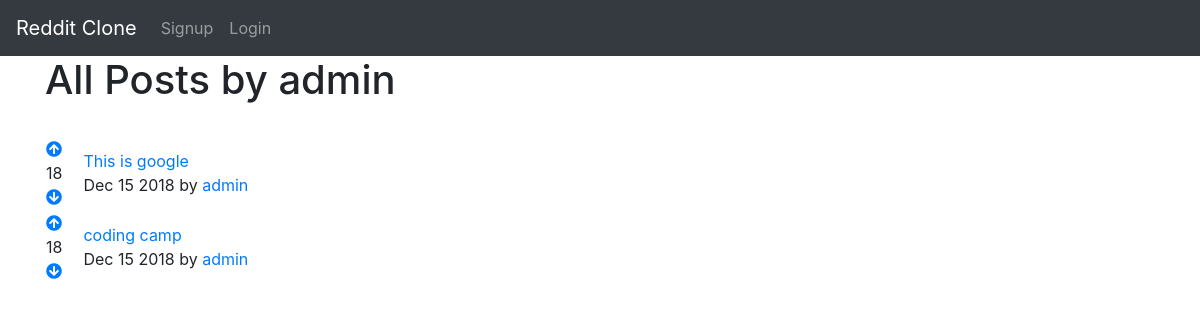
The page /posts/user/1 on the database as committed earlier.
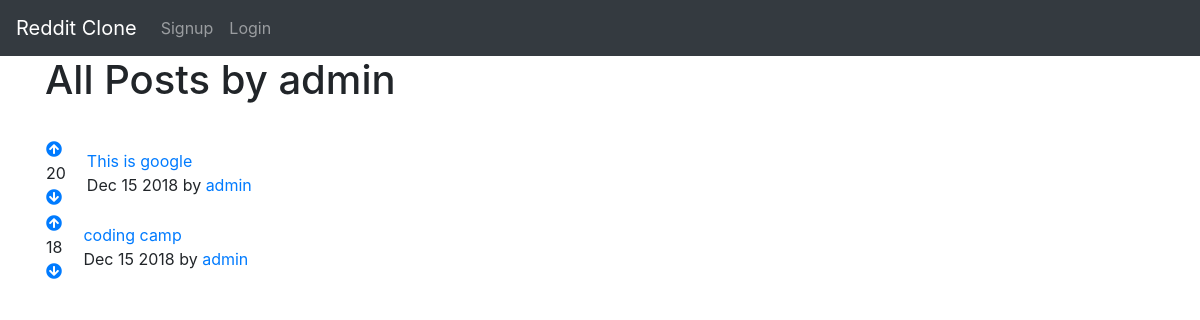
The same page on the database as committed later.
### posts/models.py (models this page shows)
class Post(models.Model):
    title = models.CharField(max_length=200)
    url = models.TextField()
    pub_date = models.DateTimeField()
    author = models.ForeignKey(User, on_delete=models.CASCADE)   # whomever creates the post has to be logged in
    votes_total = models.IntegerField(default=1) # specify default value
    def pub_date_pretty(self):
        return self.pub_date.strftime('%b %e %Y')

### posts/views.py (the view)
# urls.py: url(r'^user/(?P<fk>[0-9]+)', views.userdetails, name='userdetails'),
def userdetails(request, fk):
    posts = models.Post.objects.filter(author__id=fk).order_by('-votes_total')
    author = models.User.objects.get(pk=fk)
    return render(request, 'posts/userdetails.html', {'posts':posts, 'author':author})

### posts/templates/posts/userdetails.html (shortened to what this page needs)
{% extends 'base.html' %}
{% block content %}
<h1>All Posts by {{ author.username }}</h1>
<br />
{% for post in posts.all %}
<table>
  <tr>
    <td style="padding-right: 20px;"><a href="#" onclick="document.getElementById('upvote{{ post.id }}').submit()"><i class="fas fa-arrow-circle-up"></i></a><br /> {{ post.votes_total }}<br /> <a href="#" onclick="document.getElementById('downvote{{ post.id }}').submit()"><i class="fas fa-arrow-circle-down"></i></a></td>
    <td><a href="{{ post.url }}">{{ post.title }}</a><br />{{ post.pub_date_pretty }} by <a href="{% url 'posts:userdetails' post.author.id %}">{{ post.author.username }}</a></td>
  </tr>
</table>
{% endfor %}
{% endblock %}

Rows that differ between the two databases and show on the page:
changed Post "This is google": votes_total "18" → "20"
